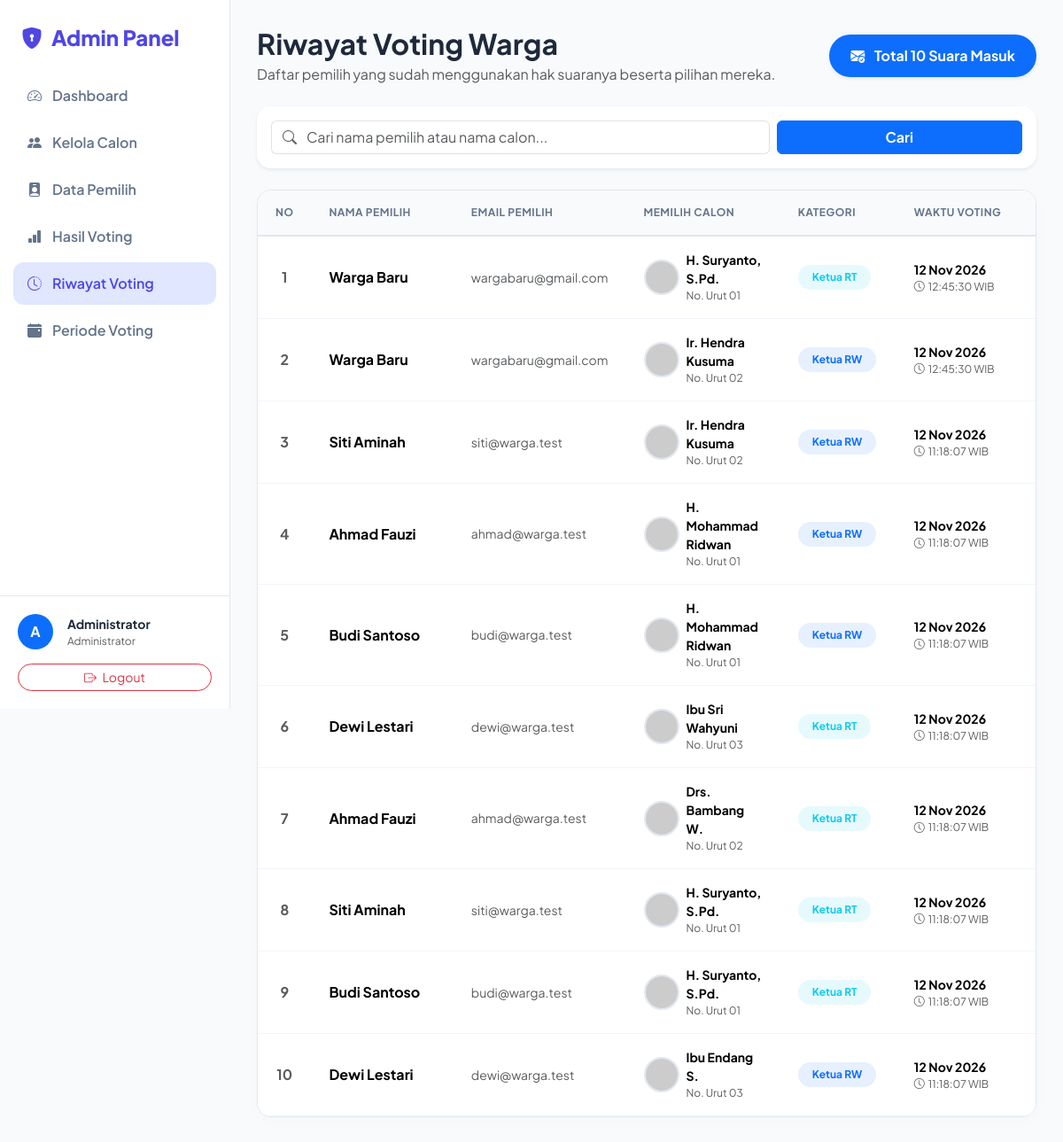
/vote_suara/admin/riwayat-voting.php (signed in), run on the app's committed database.
### tables this page shows
CREATE TABLE `voting` (
  `id` int(11) NOT NULL,
  `user_id` int(11) NOT NULL,
  `calon_id` int(11) NOT NULL,
  `jabatan` enum('Ketua RT','Ketua RW') NOT NULL,
  `created_at` datetime NOT NULL DEFAULT current_timestamp()
);

CREATE TABLE `users` (
  `id` int(11) NOT NULL,
  `nama` varchar(100) NOT NULL,
  `email` varchar(100) NOT NULL,
  `no_hp` varchar(20) NOT NULL,
  `alamat` varchar(150) DEFAULT NULL,
  `password` varchar(255) NOT NULL,
  `role` enum('admin','pemilih') NOT NULL DEFAULT 'pemilih',
  `status_verifikasi` enum('pending','terverifikasi') NOT NULL DEFAULT 'terverifikasi',
  `created_at` datetime NOT NULL DEFAULT current_timestamp()
);

CREATE TABLE `calon` (
  `id` int(11) NOT NULL,
  `nomor_urut` varchar(10) NOT NULL,
  `nama` varchar(100) NOT NULL,
  `jabatan` enum('Ketua RT','Ketua RW') NOT NULL,
  `foto` varchar(255) DEFAULT NULL,
  `alamat` varchar(150) DEFAULT NULL,
  `visi` text DEFAULT NULL,
  `misi` text DEFAULT NULL,
  `program_kerja` text DEFAULT NULL,
  `deskripsi` text DEFAULT NULL,
  `created_at` datetime NOT NULL DEFAULT current_timestamp()
);

### vote_suara/config/koneksi.php (called while the page is built, shortened)
<?php
function e(?string $str): string {
    return htmlspecialchars((string)$str, ENT_QUOTES, 'UTF-8');
}

### vote_suara/admin/riwayat-voting.php (the view, shortened to what this page needs)
<?php
require_once __DIR__ . '/../config/koneksi.php';
$search = isset($_GET['search']) ? trim($_GET['search']) : '';
$sql = "SELECT u.nama AS nama_pemilih, u.email,
               v.jabatan, v.created_at,
               c.nama AS nama_calon, c.nomor_urut, c.foto
        FROM voting v
        JOIN users u ON v.user_id = u.id
        JOIN calon c ON v.calon_id = c.id
        WHERE 1=1";
$params = [];
$sql .= " ORDER BY v.created_at DESC";
$stmt = $pdo->prepare($sql);
$stmt->execute($params);
$riwayat = $stmt->fetchAll();
$total_suara = count($riwayat);
?>
<!DOCTYPE html>
<html lang="id">
<head>
    <link href="https://cdn.jsdelivr.net/npm/bootstrap@5.3.3/dist/css/bootstrap.min.css" rel="stylesheet">
    <link rel="stylesheet" href="https://cdn.jsdelivr.net/npm/bootstrap-icons@1.11.3/font/bootstrap-icons.min.css">
</head>
<body>
    <div class="sidebar" id="sidebar">
        <a href="<?= BASE_URL ?>/admin/dashboard.php" class="sidebar-brand">
            <i class="bi bi-shield-lock-fill"></i> Admin Panel
        </a>
        <ul class="sidebar-menu">
            <li><a href="<?= BASE_URL ?>/admin/dashboard.php"><i class="bi bi-speedometer2"></i> Dashboard</a></li>
            <li><a href="<?= BASE_URL ?>/admin/calon.php"><i class="bi bi-people-fill"></i> Kelola Calon</a></li>
            <li><a href="<?= BASE_URL ?>/admin/pemilih.php"><i class="bi bi-person-badge-fill"></i> Data Pemilih</a></li>
            <li><a href="<?= BASE_URL ?>/admin/hasil-voting.php"><i class="bi bi-bar-chart-fill"></i> Hasil Voting</a></li>
            <li><a href="<?= BASE_URL ?>/admin/riwayat-voting.php" class="active"><i class="bi bi-clock-history"></i> Riwayat Voting</a></li>
            <li><a href="<?= BASE_URL ?>/admin/periode.php"><i class="bi bi-calendar-event-fill"></i> Periode Voting</a></li>
        </ul>
        <div class="sidebar-footer">
            <div class="d-flex align-items-center gap-3 mb-3">
                <div class="bg-primary text-white rounded-circle d-flex align-items-center justify-content-center fw-bold" style="width: 40px; height: 40px;">
                    <?= strtoupper(substr($_SESSION['nama'], 0, 1)) ?>
                </div>
                <div>
                    <div class="fw-bold small"><?= e($_SESSION['nama']) ?></div>
                    <div class="text-muted" style="font-size: 0.75rem;">Administrator</div>
                </div>
            </div>
            <a href="<?= BASE_URL ?>/auth/logout.php" class="btn btn-outline-danger w-100 btn-sm rounded-pill" onclick="return confirm('Yakin ingin logout?')">
                <i class="bi bi-box-arrow-right me-1"></i> Logout
            </a>
        </div>
    </div>
    <div class="main-content">
        <div class="d-flex flex-column flex-md-row justify-content-between align-items-md-center mb-4 gap-3">
            <div>
                <h2 class="fw-bold mb-1">Riwayat Voting Warga</h2>
                <p class="text-muted mb-0">Daftar pemilih yang sudah menggunakan hak suaranya beserta pilihan mereka.</p>
            </div>
            <div class="badge bg-primary fs-6 px-4 py-3 rounded-pill shadow-sm">
                <i class="bi bi-envelope-check-fill me-2"></i> Total <?= number_format($total_suara) ?> Suara Masuk
            </div>
        </div>
        <div class="card border-0 shadow-sm rounded-4 mb-4">
            <div class="card-body p-3">
                <form method="GET" class="row g-2 align-items-center">
                    <div class="col-md-8">
                        <div class="input-group">
                            <span class="input-group-text bg-white border-end-0"><i class="bi bi-search text-muted"></i></span>
                            <input type="text" name="search" class="form-control border-start-0 ps-0" placeholder="Cari nama pemilih atau nama calon..." value="<?= e($search) ?>">
                        </div>
                    </div>
                    <div class="col-md-4 d-flex gap-2">
                        <button type="submit" class="btn btn-primary w-100 fw-bold">Cari</button>
                    </div>
                </form>
            </div>
        </div>
        <div class="table-responsive table-custom">
            <table class="table mb-0">
                <thead>
                    <tr>
                        <th width="5%" class="text-center">No</th>
                        <th width="20%">Nama Pemilih</th>
                        <th width="20%">Email Pemilih</th>
                        <th width="20%">Memilih Calon</th>
                        <th width="15%">Kategori</th>
                        <th width="20%">Waktu Voting</th>
                    </tr>
                </thead>
                <tbody>
                    <?php if (empty($riwayat)): ?>
                        <tr>
                            <td colspan="6" class="text-center py-5 text-muted">
                                <i class="bi bi-inbox fs-1 d-block mb-2"></i>
                                Belum ada warga yang memberikan suara.
                            </td>
                        </tr>
                    <?php else: ?>
                        <?php foreach ($riwayat as $index => $row): ?>
                            <tr>
                                <td class="text-center fw-bold text-muted"><?= $index + 1 ?></td>
                                <td>
                                    <div class="fw-bold"><?= e($row['nama_pemilih']) ?></div>
                                </td>
                                <td class="text-muted small"><?= e($row['email']) ?></td>
                                <td>
                                    <div class="d-flex align-items-center gap-2">
                                        <?php
                                            $foto = (!empty($row['foto']) && file_exists(__DIR__ . '/../uploads/' . $row['foto']))
                                                ? BASE_URL . '/uploads/' . $row['foto']
                                                : 'https://ui-avatars.com/api/?name=' . urlencode($row['nama_calon']) . '&background=e2e8f0&color=64748b';
                                        ?>
                                        <img src="<?= $foto ?>" alt="Foto Calon" class="avatar-table">
                                        <div>
                                            <div class="fw-bold small"><?= e($row['nama_calon']) ?></div>
                                            <div class="text-muted" style="font-size: 0.75rem;">No. Urut <?= e($row['nomor_urut']) ?></div>
                                        </div>
                                    </div>
                                </td>
                                <td>
                                    <span class="badge <?= $row['jabatan'] === 'Ketua RT' ? 'bg-info bg-opacity-10 text-info' : 'bg-primary bg-opacity-10 text-primary' ?> px-3 py-2 rounded-pill fw-bold">
                                        <?= e($row['jabatan']) ?>
                                    </span>
                                </td>
                                <td>
                                    <div class="fw-bold small"><?= date('d M Y', strtotime($row['created_at'])) ?></div>
                                    <div class="text-muted" style="font-size: 0.75rem;"><i class="bi bi-clock me-1"></i><?= date('H:i:s', strtotime($row['created_at'])) ?> WIB</div>
                                </td>
                            </tr>
                        <?php endforeach; ?>
                    <?php endif; ?>
                </tbody>
            </table>
        </div>
    </div>
</body>
</html>

### vote_suara/admin/riwayat-voting.php (style rules this page uses)
:root { --primary-color: #4f46e5; --dark-color: #1e293b; --light-bg: #f8fafc; --sidebar-width: 260px; }
body { font-family: 'Plus Jakarta Sans', sans-serif; background-color: var(--light-bg); color: var(--dark-color); overflow-x: hidden; }
.sidebar { width: var(--sidebar-width); height: 100vh; position: fixed; top: 0; left: 0; background: white; border-right: 1px solid #e2e8f0; z-index: 1000; display: flex; flex-direction: column; transition: all 0.3s; }
.sidebar-brand { padding: 24px; font-size: 1.5rem; font-weight: 800; color: var(--primary-color); text-decoration: none; display: flex; align-items: center; gap: 10px; }
.sidebar-menu { padding: 0 15px; list-style: none; flex-grow: 1; overflow-y: auto; }
.sidebar-menu li { margin-bottom: 5px; }
.sidebar-menu a { display: flex; align-items: center; gap: 12px; padding: 12px 16px; color: #64748b; text-decoration: none; border-radius: 12px; font-weight: 600; transition: all 0.2s; }
.sidebar-menu a:hover, .sidebar-menu a.active { background: #e0e7ff; color: var(--primary-color); }
.sidebar-footer { padding: 20px; border-top: 1px solid #e2e8f0; }
.main-content { margin-left: var(--sidebar-width); padding: 30px; min-height: 100vh; }
.table-custom { background: white; border-radius: 16px; overflow: hidden; box-shadow: 0 4px 15px rgba(0,0,0,0.02); border: 1px solid #e2e8f0; }
.table-custom th { background: #f8fafc; color: #64748b; font-weight: 700; text-transform: uppercase; font-size: 0.75rem; letter-spacing: 0.5px; padding: 16px 20px; border-bottom: 2px solid #e2e8f0; }
.table-custom td { padding: 16px 20px; vertical-align: middle; border-bottom: 1px solid #f1f5f9; }
.avatar-table { width: 40px; height: 40px; border-radius: 50%; object-fit: cover; border: 2px solid #e2e8f0; }

### data on the page
voting: user.nama "Warga Baru", user.email "wargabaru@gmail.com", calon.nama "H. Suryanto, S.Pd.", calon.nomor_urut "01", jabatan "Ketua RT", created_at "12 Nov 2026", created_at "12:45:30"
voting: user.nama "Warga Baru", user.email "wargabaru@gmail.com", calon.nama "Ir. Hendra Kusuma", calon.nomor_urut "02", jabatan "Ketua RW", created_at "12 Nov 2026", created_at "12:45:30"
voting: user.nama "Siti Aminah", user.email "siti@warga.test", calon.nama "Ir. Hendra Kusuma", calon.nomor_urut "02", jabatan "Ketua RW", created_at "12 Nov 2026", created_at "11:18:07"
voting: user.nama "Ahmad Fauzi", user.email "ahmad@warga.test", calon.nama "H. Mohammad Ridwan", calon.nomor_urut "01", jabatan "Ketua RW", created_at "12 Nov 2026", created_at "11:18:07"
voting: user.nama "Budi Santoso", user.email "budi@warga.test", calon.nama "H. Mohammad Ridwan", calon.nomor_urut "01", jabatan "Ketua RW", created_at "12 Nov 2026", created_at "11:18:07"
voting: user.nama "Dewi Lestari", user.email "dewi@warga.test", calon.nama "Ibu Sri Wahyuni", calon.nomor_urut "03", jabatan "Ketua RT", created_at "12 Nov 2026", created_at "11:18:07"
voting: user.nama "Ahmad Fauzi", user.email "ahmad@warga.test", calon.nama "Drs. Bambang W.", calon.nomor_urut "02", jabatan "Ketua RT", created_at "12 Nov 2026", created_at "11:18:07"
voting: user.nama "Siti Aminah", user.email "siti@warga.test", calon.nama "H. Suryanto, S.Pd.", calon.nomor_urut "01", jabatan "Ketua RT", created_at "12 Nov 2026", created_at "11:18:07"
voting: user.nama "Budi Santoso", user.email "budi@warga.test", calon.nama "H. Suryanto, S.Pd.", calon.nomor_urut "01", jabatan "Ketua RT", created_at "12 Nov 2026", created_at "11:18:07"
voting: user.nama "Dewi Lestari", user.email "dewi@warga.test", calon.nama "Ibu Endang S.", calon.nomor_urut "03", jabatan "Ketua RW", created_at "12 Nov 2026", created_at "11:18:07"

### other printed values
substr($_SESSION['nama'], 0, 1) "A"
$_SESSION['nama'] "Administrator"
$total_suara "10"
